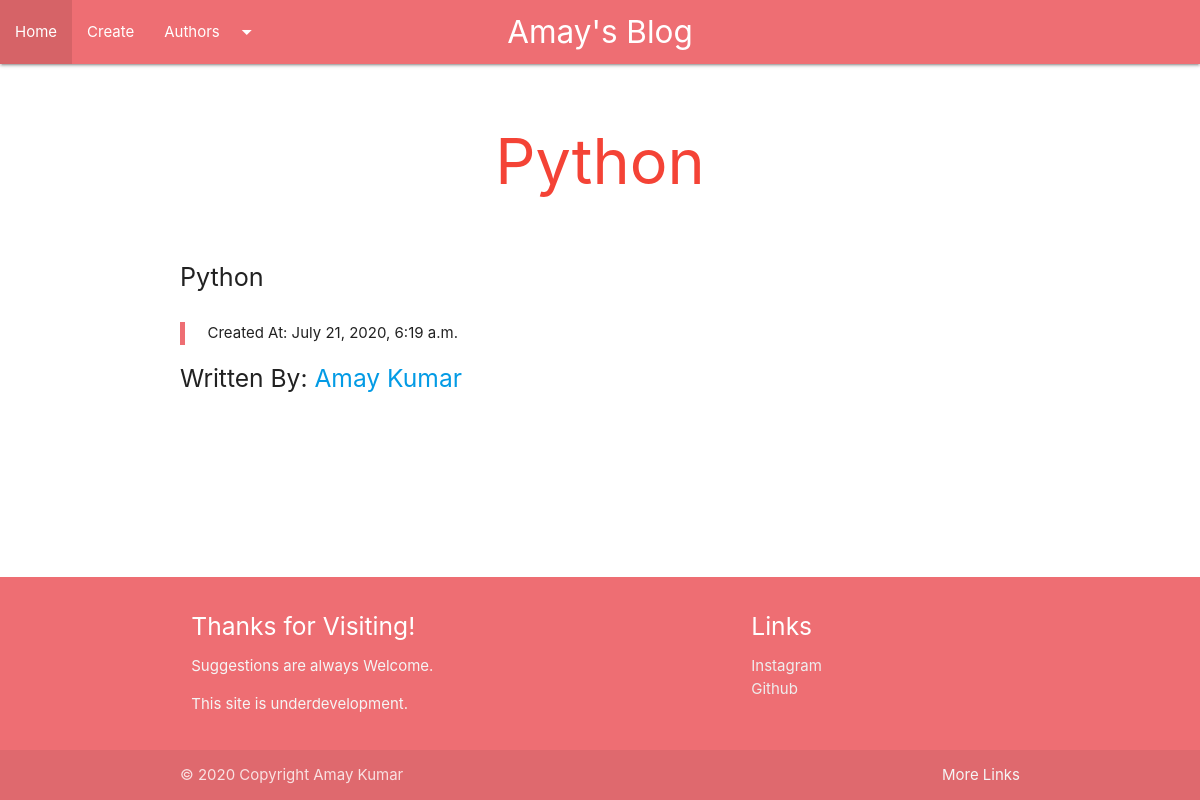
The app's page /article/1 with its own data.
### main/models.py (models this page shows, shortened)
class Article(models.Model):
    title = models.CharField(max_length=256)
    content = models.TextField()
    createdAt = models.DateTimeField(auto_now_add=True)
    authors=models.ManyToManyField('Author')

class Author(models.Model):
    name = models.CharField (max_length=256)
    def __str__(self):
        return self.name

### main/views.py (the view)
# urls.py: path('article/<int:pk>',views.article,name='get_article'),
def article(request,pk):
    article=get_object_or_404(models.Article,pk=pk)
    context={
        'article':article,
    }
    return render(request, 'main/article.html',context)

### templates/main/article.html (shortened to what this page needs)
{% extends 'main/base.html' %}
{% block content %}
    <h1 class='center'><p class='#ef9a9a red-text lighten-3'>{{ article.title }}</p></h1>
    <div class='container'>
        <p class='flow-text'>
        {{ article.content }}
    </p>
    <blockquote> Created At: {{ article.createdAt }} </blockquote>
    <h5>Written By:
        {% for author in article.authors.all %}
            <a href=" {% url 'get_author' author.pk %} ">{{ author }} </a>
        {% endfor %}
    </h5>
    </div>
{% endblock %}

### templates/main/footer.html (style rules this page uses)
body { display: flex; min-height: 100vh; flex-direction: column; }

### records on screen
Article: title "Python", content "Python", createdAt "July 21, 2020, 6:19 a.m."
Author: name "Amay Kumar"
